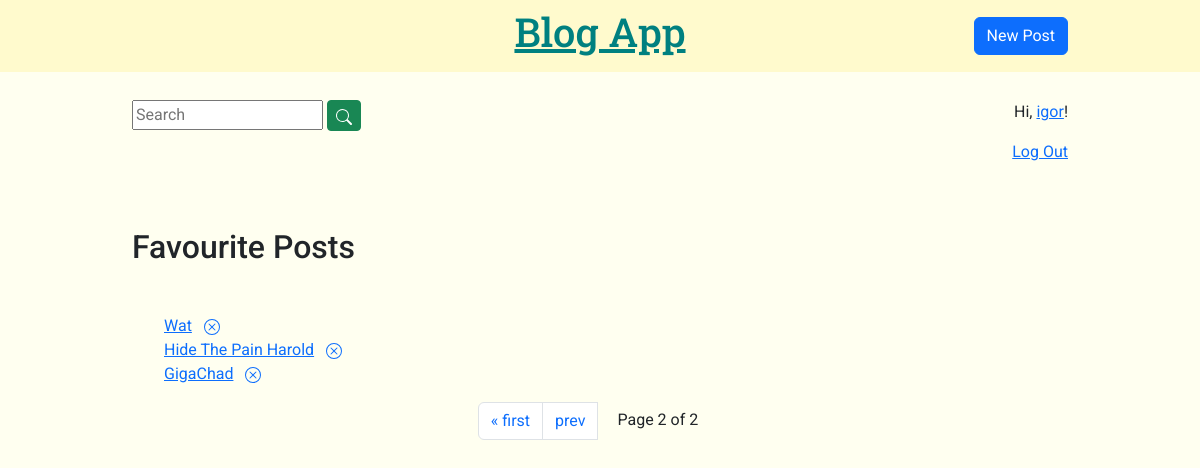
The page /accounts/profile/igor/favourites/?page=2 (signed in) on the database its author committed.
### blog_app/models.py (models this page shows, shortened)
class Post(models.Model):
	title = models.CharField(max_length=200)
	author = models.ForeignKey("auth.user", on_delete=models.CASCADE) # many-to-one relationship
	date = models.DateTimeField(auto_now_add=True)
	text = models.TextField()
	img = models.ImageField(upload_to="images/", blank=True)
	slug = models.SlugField(unique=True, max_length=100, null=False, default="")
	tags = TaggableManager()
	favourites = models.ManyToManyField("auth.user", related_name="favourite", blank=True, default=None)

### accounts/views.py (the view)
# urls.py: path("profile/<str:username>/favourites/", views.favourite_list, name="favourite_list"),
@login_required
def favourite_list(request, username):
	favor_posts = Post.objects.filter(favourites=request.user).order_by("date")
	template_name = "accounts/favourites.html"
	paginator = Paginator(favor_posts, 10)
	page_number = request.GET.get("page")
	page_obj = paginator.get_page(page_number)
	context = {
		"username": username,
		"page_obj": page_obj
	}
	return render(request=request, template_name=template_name, context=context)

### accounts/templates/accounts/favourites.html (shortened to what this page needs)
{% extends 'blog_app/base.html' %}
{% block content %}
<div class="container my-container">
	<h2 class="my-5">Favourite Posts</h2>
	<ul class="favor-posts">
	{% for post in page_obj %}
		<li class="list-group-item">
			<a href="{% url 'post_detail' post.pk %}">{{ post.title }}</a>
			<a href="{% url 'favourite_add' post.pk %}" class="ms-2" data-bs-toggle="tooltip" title="Remove from favourites">
			</a>
		</li>
	{% empty %}
		<li class="list-group-item">No posts yet</li>
	{% endfor %}
	</ul>
	<div class="pagination">
		<ul class="step-links container pagination justify-content-center">
			{% if page_obj.has_previous %}
			<li class="page-item"><a href="?page=1" class="page-link">&laquo; first</a></li>
			<li class="page-item"><a href="?page={{ page_obj.previous_page_number }}" class="page-link me-2">prev</a></li>
			{% endif %}
			<li class="page-item"><a class="current page-link my-pagecount">
				Page {{ page_obj.number }} of {{ page_obj.paginator.num_pages }}
			</a></li>
		</ul>
	</div>
</div>
{% endblock content %}

### blog_app/templates/blog_app/base.html (shortened to what this page needs)
{% load static %}
<!DOCTYPE html>
	<html lang="en">
	<head>
		<link rel="stylesheet" href="{% static 'css/bootstrap.min.css' %}">
		<link rel="stylesheet" href="{% static 'css/main.css' %}">
	</head>
	<body>
		<header>
			<nav class="navbar navbar-expand-sm fixed-top">
				<div class="container mx-auto row my-container">
					<div class="col-6 g-0 text-center">
						<h1><a href="{% url 'index' %}">Blog App</a></h1>
					</div>
					<div class="col-3 g-0 text-end">
						<a href="{% url 'new_post' %}" class="btn btn-primary">New Post</a>
					</div>
				</div>
			</nav>
		</header>
		<div class="row container my-container my-top-container">
			<div class="col-sm g-0">
				<form action="{% url 'search_results' %}" method="get">
					<input name="q" type="text" placeholder="Search" required>
					<button type="submit" class="btn btn-success btn-sm">
					</button>
				</form>
			</div>
			<div class="col-sm g-0 pt-4 pt-sm-0 text-end">
			{% if user.is_authenticated %}
				<p>Hi, <a href="{% url 'profile' user.username %}">{{ user.username }}</a>!</p>
				<p><a href="{% url 'logout' %}">Log Out</a></p>
			{% else %}
				<p>You are not logged in</p>
				<p><a href="{% url 'login' %}">Log In</a> |
					<a href="{% url 'signup' %}">Sign Up</a>
				</p>
			{% endif %}
			</div>
		</div>
		{% block content %}
		{% endblock content %}
	</body>
</html>

### static/css/main.css (style rules this page uses)
body { font-family: "Roboto", sans-serif; background: ivory; }
h1 { font-family: "Roboto Slab", serif; font-weight: 500; color: teal; }
header nav.navbar { background: lemonchiffon; }
header nav.navbar h1 a, .post-entry h2 { font-family: "Roboto Slab", serif; color: teal; }
.my-container { max-width: 960px; margin: auto; }
.my-top-container { margin-top: 100px; }
.my-pagecount { border: none; background: none; color: inherit; }

### rows shown on the page
Post: title "Wat"
Post: title "Hide The Pain Harold"
Post: title "GigaChad"

### other values the page prints
{{ user.username }} "igor"
{{ page_obj.number }} "2"
{{ page_obj.paginator.num_pages }} "2"
